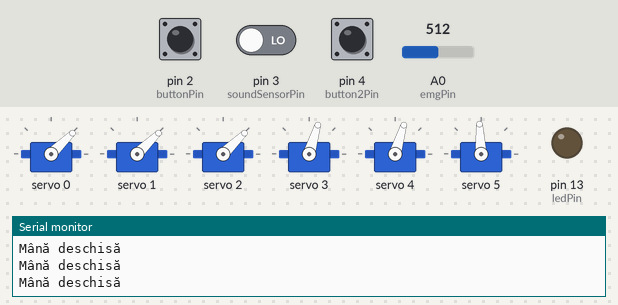
Simulated run of this sketch. Board: Arduino Uno, built with avr-gcc and run on an emulated ATmega328P. Parts: 6 × servo, output pins drawn as LEDs (lit = HIGH), the last lines printed to the serial monitor. The test bench sets the inputs (shaded band); at power-on: A0 (emgPin) = 512, pin 4 (button2Pin) LOW, pin 3 (soundSensorPin) LOW, pin 2 (buttonPin) LOW.

Above: at 1.7 s.
1.8 s: A0 (emgPin) set to 582
3.3 s: A0 (emgPin) set to 615
At 3.6 s:
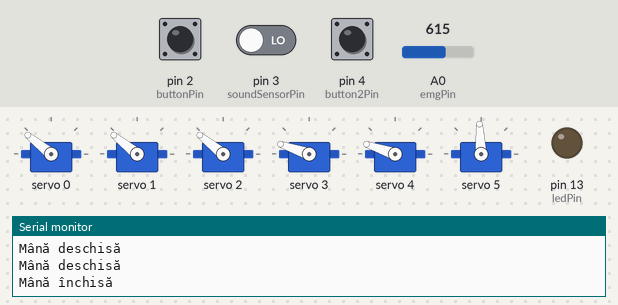
4.8 s: pin 4 (button2Pin) pulled HIGH for 0.15 s
At 5.5 s:
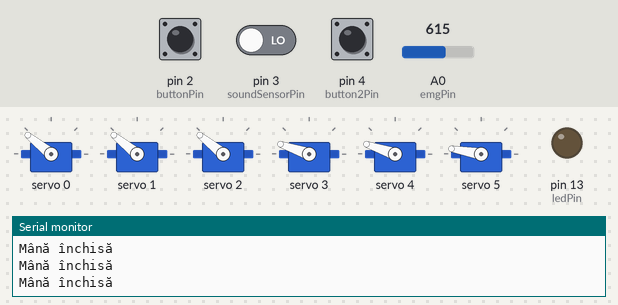
6.4 s: pin 3 (soundSensorPin) driven HIGH
At 6.9 s:
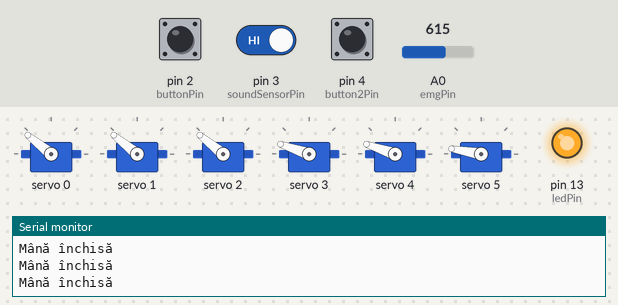
7.9 s: pin 2 (buttonPin) pulled HIGH for 0.15 s
At 8.3 s:
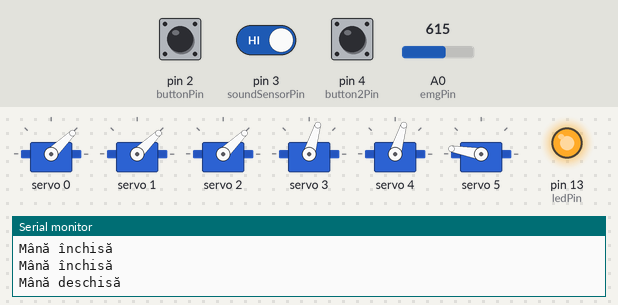
10.0 s: pin 4 (button2Pin) pulled HIGH for 1 s
At 10.8 s:
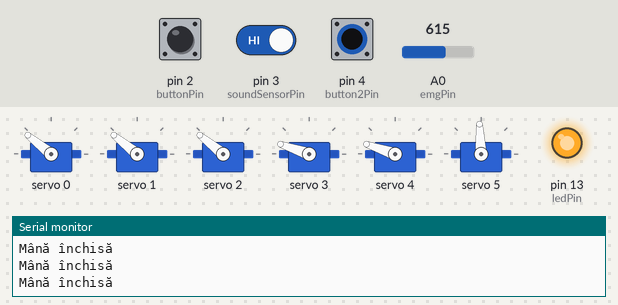
Timing chart, 0 to 13.0 s (numbered marks = the images above; inputs shaded):
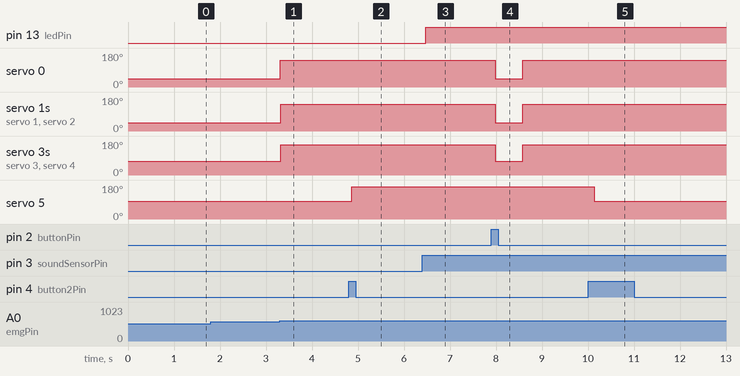

Measured:
- the behaviour switches between 600 and 601 on A0 (emgPin) (found by bisection; images 0 and 1)
- after the input at 3.3 s, servo 0–2: 44° → 141° at once; servo 3, servo 4: 73° → 161° at once
- after the input at 4.8 s, servo 5: 93° → 170° after 0.07 s
- after the input at 6.4 s, pin 13 (ledPin): LOW → HIGH after 0.07 s
- after the input at 7.9 s, servo 0–2: 141° → 44° after 0.08 s, → 141° 0.60 s later; servo 3, servo 4: 161° → 73° after 0.08 s, → 161° 0.60 s later
- after the input at 10.0 s, servo 5: 170° → 93° after 0.14 s

The sketch:

MedBot_Nationalv3_Incheietura.ino
```cpp
#include <Wire.h>
#include <Adafruit_PWMServoDriver.h>

Adafruit_PWMServoDriver pwm = Adafruit_PWMServoDriver();

// Declararea sensorilor si a modulelor
const int emgPin = A0, sunetPin = A1, soundSensorPin = 3, ledPin = 13, buttonPin=2, button2Pin=4;

// Praguri pentru servo-uri
int servoTresholdMin = 500, servoTresholdMax = 2400;

// Stări pentru senzorii de sunet și EMG
int valEMG = 600;

// Variabile detecție sunet & mușchi
bool voiceDetected = false, muscleFlexed = false;

// Pin assignment pentru servo-urile de la degete
const int fingerServos[] = {0, 1, 2, 3, 4};
const int fingerPosOpened[] = {1000, 1000, 1000, 1300, 1300};
const int fingerPosClosed[] = {2000, 2000, 2000, 2200, 2200};
// Pin pentru servo-ul de la încheietură
const int wristServo = 5, wristOpened = 1500, wristLeft = 2300, wristRight =1000;
int pressCount=0, lastButtonState=0;

// Valoare care ne spune in ce stare se afla mana (este inchisa / deschisa)
bool closedHand = false;

void openHand() {
    for (int i = 0; i < 5; i++) {
        pwm.writeMicroseconds(fingerServos[i], fingerPosOpened[i]);

    }
    delay(500);
}

void closeHand() {
    for (int i = 0; i < 5; i++) {
        pwm.writeMicroseconds(fingerServos[i], fingerPosClosed[i]);

    }
    delay(500);
}


void openWrist() {
    pwm.writeMicroseconds(wristServo, wristOpened );
}

void moveWrist() {
    pwm.writeMicroseconds(wristServo, wristLeft);
    pwm.writeMicroseconds(wristServo, wristRight);
}


void setup() {
    pinMode(soundSensorPin, INPUT);
    pinMode(buttonPin, INPUT);
    pinMode(button2Pin, INPUT);
    pinMode(ledPin, OUTPUT);

    Serial.begin(9600);
    pwm.begin();

    // Frecvența de 50 Hz pentru servomotoare
    pwm.setPWMFreq(50);

    openHand();
    openWrist();
    Serial.println("Setup complet!");
}

void loop() {


    int sunetValue = digitalRead(soundSensorPin);
    int emgValue = analogRead(emgPin);
    int butonValue= digitalRead(buttonPin);
    int buton2Value=digitalRead(button2Pin);


    //Valori pentru debugging

    /*Serial.print("EMG Sensor Value: ");
    Serial.println(emgValue);
    Serial.print("Button: ");
    Serial.println(butonValue);
    */

    // Verificare dacă senzorul de voce detectează un sunet
    if (sunetValue == HIGH)
     {
        //Serial.println("Sunet detectat!"); // Debugging pentru senzor sunet
        digitalWrite(ledPin, HIGH);
        voiceDetected = true;

    } else
    {
        digitalWrite(ledPin, LOW);
        voiceDetected = false;
    }


    ///Verificam daca sensorul EMG a citit o valoare care a depasit tresholdul
    muscleFlexed = (emgValue > valEMG);

    ///închidere / Deschidere mână -> Pe bază de prioritate (Prima dată se verifică sunet)
    if ((voiceDetected && butonValue==HIGH) || !muscleFlexed)
    {
        Serial.println("Mână deschisă");
        if(closedHand) {
          openHand();

          closedHand = false;
        }

    } else
    {
        Serial.println("Mână închisă");
        if(!closedHand)
        {
          closeHand();

          closedHand = true;
        }
    }

    //Prezentare încheietură pe baza unui buton
  if (buton2Value == HIGH && lastButtonState == LOW) {
    delay(50); // Debounce
    pressCount++;
    if (pressCount > 4) {
      pressCount = 1; // Resetăm contorul după a patra apăsare
    }

    switch (pressCount) {
      case 1:
        pwm.writeMicroseconds(wristServo, wristLeft);
       // Serial.println("1");
        break;
      case 2:
        openWrist();
        //Serial.println("2");
        break;
      case 3:
        pwm.writeMicroseconds(wristServo, wristRight);
       // Serial.println("3");
        break;
      case 4:
        openWrist();
       // Serial.println("4");
        break;
    }
  }

  lastButtonState = buton2Value;

delay(100);

}
```
